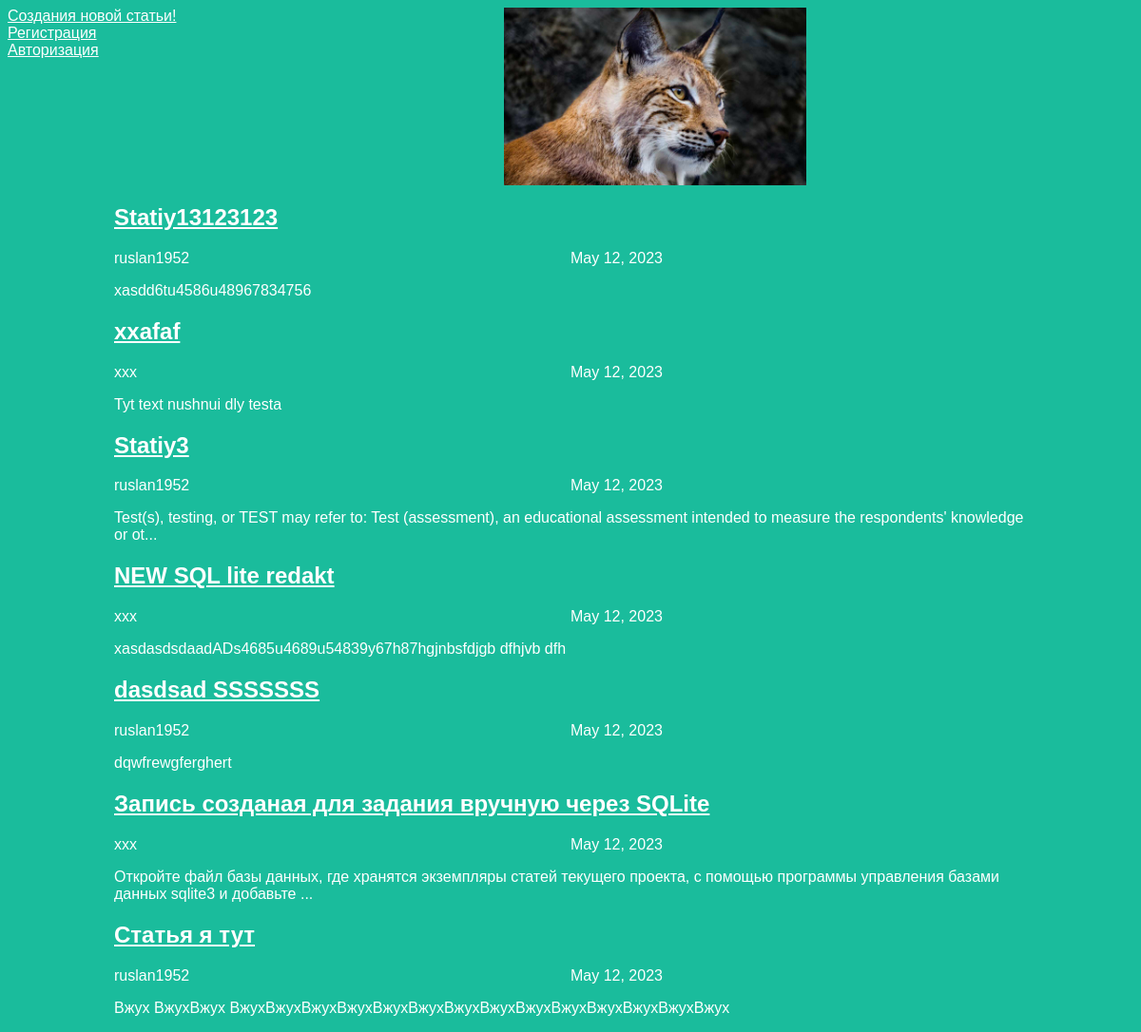
The page / on the database its author committed.
### articles/models.py (models this page shows, shortened)
class Article(models.Model):
    title = models.CharField(max_length=200)
    author = models.ForeignKey(User, on_delete=models.CASCADE)
    text = models.TextField()
    created_date = models.DateField(auto_now_add=True)
    def get_excerpt(self):
        return self.text[:140] + "..." if len(self.text) > 140 else self.text

### articles/views.py (the view)
# urls.py: path('', views.archive, name='archive'),
def archive(request):
    return render(request, 'archive.html', {"posts": Article.objects.all()})

### articles/templates/archive.html (shortened to what this page needs)
<!DOCTYPE html>
<html lang="en">
<head>
    <link rel="stylesheet" href="{{ STATIC_URL }}/static/css/article.css">
</head>
<body>
    <div class="header">
        <div class="post-title">
            {% if  request.user.is_authenticate %}
                <a href="http://127.0.0.1:8000/article/new/" target="_blank" >Создания новой статьи!</a><br>
                <a href="http://127.0.0.1:8000/user/auth/">Выйти из аккаунта</a><br>
            {% else %}
                <a href="http://127.0.0.1:8000/article/new/" target="_blank" >Создания новой статьи!</a><br>
                <a href="http://127.0.0.1:8000/user/registration/" target="_blank" >Регистрация</a><br>
                <a href="http://127.0.0.1:8000/user/auth/" target="_blank" >Авторизация</a><br>
            {% endif %}
        </div>
        <img src="{{ STATIC_URL }}static/img/cat.jpg" alt="Здесь должно быть изображние"/>
    </div>
    <div class="archive">
        {% for post in posts %}
        <div class="one-post">
            <h2 class="post-title">
                <a target="_blank" href="http://127.0.0.1:8000/article/{{post.id}}">{{ post.title }}</a>
            </h2>
            <div class="article-info">
                <div class="article-author">{{ post.author.username }}</div>
                <div class="article-created- date">{{ post.created_date }}</div>
            </div>
            <p class="article-text">{{ post.get_excerpt }}</p>
        </div>
        {% endfor %}
    </div>
</body>
</html>

### articles/static/css/article.css (style rules this page uses)
body { background: #1abc9c; font-family: Tahoma, Arial, sans-serif; color: #ffffff; }
.header img { display: block; width: 318px; margin-left: auto; margin-right: auto; }
.archive { width: 960px; margin-left: auto; margin-right: auto; }
.article-author { width: 50%; float: left; }
.post-title a { color: #ffffff; }
.header { display: flex; justify-content: space-between; }

### rows shown on the page
Article: title "Statiy13123123", author.username "ruslan1952", created_date "May 12, 2023", get_excerpt "xasdd6tu4586u48967834756"
Article: title "xxafaf", author.username "xxx", created_date "May 12, 2023", get_excerpt "Tyt text nushnui dly testa"
Article: title "Statiy3", author.username "ruslan1952", created_date "May 12, 2023", get_excerpt "Test(s), testing, or TEST may refer to: Test (assessment), an educational assessment intended to measure the respondents' knowledge or ot..."
Article: title "NEW SQL lite redakt", author.username "xxx", created_date "May 12, 2023", get_excerpt "xasdasdsdaadADs4685u4689u54839y67h87hgjnbsfdjgb dfhjvb dfh"
Article: title "dasdsad SSSSSSS", author.username "ruslan1952", created_date "May 12, 2023", get_excerpt "dqwfrewgferghert"
Article: title "Запись созданая для задания вручную через SQLite", author.username "xxx", created_date "May 12, 2023", get_excerpt "Откройте файл базы данных, где хранятся экземпляры статей текущего проекта, с помощью программы управления базами данных sqlite3 и добавьте ..."
Article: title "Статья я тут", author.username "ruslan1952", created_date "May 12, 2023", get_excerpt "Вжух ВжухВжух ВжухВжухВжухВжухВжухВжухВжухВжухВжухВжухВжухВжухВжухВжух"
